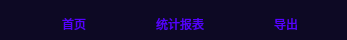
     <widget class="QFrame" name="bottomBar">
      <property name="sizePolicy">
       <sizepolicy hsizetype="Preferred" vsizetype="Minimum">
        <horstretch>0</horstretch>
        <verstretch>0</verstretch>
       </sizepolicy>
      </property>
      <property name="minimumSize">
       <size>
        <width>0</width>
        <height>40</height>
       </size>
      </property>
      <property name="maximumSize">
       <size>
        <width>16777215</width>
        <height>40</height>
       </size>
      </property>
      <property name="styleSheet">
       <string notr="true">background-color: rgb(13, 9, 36);</string>
      </property>
      <property name="frameShape">
       <enum>QFrame::NoFrame</enum>
      </property>
      <property name="frameShadow">
       <enum>QFrame::Raised</enum>
      </property>
      <layout class="QHBoxLayout" name="horizontalLayout_9">
       <item>
        <widget class="QLabel" name="import_status">
         <property name="styleSheet">
          <string notr="true">QLabel {
	color: rgb(0, 170, 255);
}</string>
         </property>
         <property name="text">
          <string/>
         </property>
        </widget>
       </item>
       <item>
        <layout class="QHBoxLayout" name="horizontalLayout_6">
         <property name="spacing">
          <number>6</number>
         </property>
         <property name="sizeConstraint">
          <enum>QLayout::SetDefaultConstraint</enum>
         </property>
         <item>
          <widget class="QPushButton" name="home_bt">
           <property name="sizePolicy">
            <sizepolicy hsizetype="Minimum" vsizetype="Fixed">
             <horstretch>0</horstretch>
             <verstretch>0</verstretch>
            </sizepolicy>
           </property>
           <property name="minimumSize">
            <size>
             <width>100</width>
             <height>26</height>
            </size>
           </property>
           <property name="maximumSize">
            <size>
             <width>26</width>
             <height>26</height>
            </size>
           </property>
           <property name="layoutDirection">
            <enum>Qt::LeftToRight</enum>
           </property>
           <property name="styleSheet">
            <string notr="true">QPushButton {
	border: none;
	background-color: rgb(13, 9, 36);
	border-radius: 13;
	color: rgb(85, 0, 255);
}

QPushButton:hover {
	background-color: rgb(85, 0, 255);
	color: rgb(7, 255, 119);
}

QPushButton:pressed {
	background-color: rgb(0, 0, 0);
}</string>
           </property>
           <property name="text">
            <string>首页</string>
           </property>
           <property name="icon">
            <iconset resource="resources/resources.qrc">
             <normaloff>:/icons/icons/home.svg</normaloff>:/icons/icons/home.svg</iconset>
           </property>
           <property name="iconSize">
            <size>
             <width>20</width>
             <height>20</height>
            </size>
           </property>
          </widget>
         </item>
         <item>
          <widget class="QPushButton" name="kpi_bt">
           <property name="minimumSize">
            <size>
             <width>100</width>
             <height>26</height>
            </size>
           </property>
           <property name="maximumSize">
            <size>
             <width>26</width>
             <height>26</height>
            </size>
           </property>
           <property name="styleSheet">
            <string notr="true">QPushButton {
	border: none;
	background-color: rgb(13, 9, 36);
	border-radius: 13;
	color: rgb(85, 0, 255);
}

QPushButton:hover {
	background-color: rgb(85, 0, 255);
	color: rgb(7, 255, 119);
}

QPushButton:pressed {
	background-color: rgb(0, 0, 0);
}</string>
           </property>
           <property name="text">
            <string>统计报表</string>
           </property>
           <property name="icon">
            <iconset resource="resources/resources.qrc">
             <normaloff>:/icons/icons/chart.svg</normaloff>:/icons/icons/chart.svg</iconset>
           </property>
           <property name="iconSize">
            <size>
             <width>20</width>
             <height>20</height>
            </size>
           </property>
          </widget>
         </item>
         <item>
          <widget class="QPushButton" name="download_bt">
           <property name="sizePolicy">
            <sizepolicy hsizetype="Minimum" vsizetype="Minimum">
             <horstretch>0</horstretch>
             <verstretch>0</verstretch>
            </sizepolicy>
           </property>
           <property name="minimumSize">
            <size>
             <width>100</width>
             <height>26</height>
            </size>
           </property>
           <property name="maximumSize">
            <size>
             <width>26</width>
             <height>26</height>
            </size>
           </property>
           <property name="styleSheet">
            <string notr="true">QPushButton {
	border: none;
	background-color: rgb(13, 9, 36);
	border-radius: 13;
	color: rgb(85, 0, 255);
}

QPushButton:hover {
	background-color: rgb(85, 0, 255);
	color: rgb(7, 255, 119);
}

QPushButton:pressed {
	background-color: rgb(0, 0, 0);
}</string>
           </property>
           <property name="text">
            <string>导出</string>
           </property>
           <property name="icon">
            <iconset resource="resources/resources.qrc">
             <normaloff>:/icons/icons/download.svg</normaloff>:/icons/icons/download.svg</iconset>
           </property>
           <property name="iconSize">
            <size>
             <width>20</width>
             <height>20</height>
            </size>
           </property>
          </widget>
         </item>
        </layout>
       </item>
      </layout>
     </widget>
